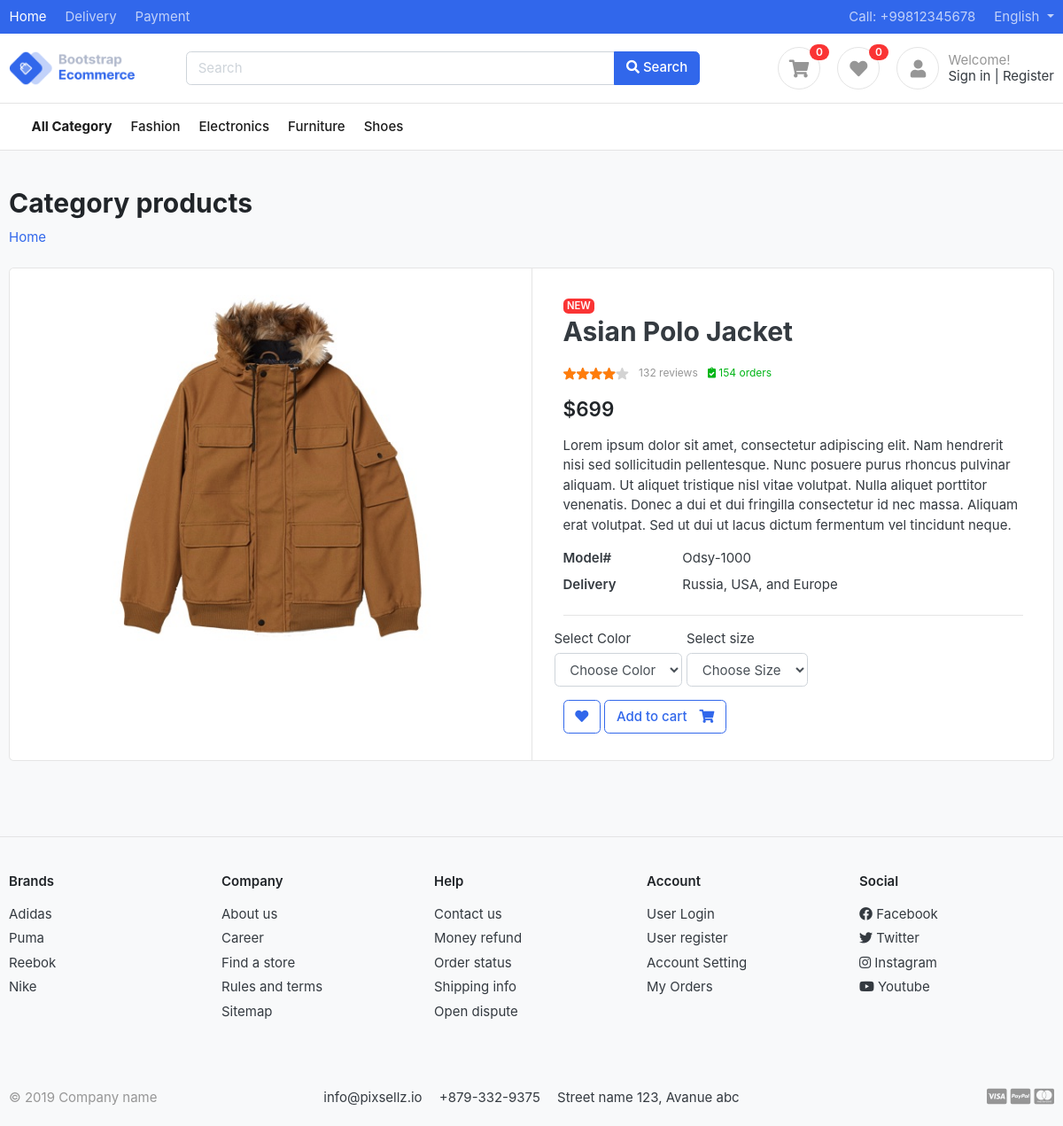
/product/category/fashion/asian-polo-jacket/, run on the app's committed database.
### category/models.py (models this page shows)
class Category(models.Model):
    category_name = models.CharField(max_length=50, unique=True)
    slug = models.SlugField(max_length=100, unique=True)
    description = models.TextField(max_length=255, unique=True)
    category_image = models.ImageField(upload_to='photos/categories', blank=True) # the path where all images will be stored on upload
    date_created = models.DateTimeField(auto_now_add=True)
    class Meta:
        verbose_name = 'category'
        verbose_name_plural = 'categories'
    def get_url(self):
        return reverse('product', args=[self.slug])
    def __str__(self) -> str:
        return self.category_name

### product/models.py (models this page shows, shortened)
class Product(models.Model):
    product_name = models.CharField(max_length=200, unique=True)
    slug = models.SlugField(max_length=200, unique=True)
    product_description = models.TextField(max_length=500, blank=True)
    price = models.IntegerField()
    product_image = models.ImageField(upload_to='photos/products')
    stock = models.IntegerField()
    is_available = models.BooleanField(default=True)
    is_new = models.BooleanField(default=True)
    category = models.ForeignKey(Category, on_delete=models.CASCADE ) # on deleting the category, the products associated to them will also delete
    brand = models.ForeignKey(Brand, on_delete=models.CASCADE)
    date_created = models.DateTimeField(auto_now_add =True)
    date_modified = models.DateTimeField(auto_now =True)

### product/views.py (the view)
# urls.py: path('category/<slug:category_slug>/<slug:product_slug>/', views.product_details, name='product_details' ),
def product_details(request, category_slug, product_slug):
    try:
        if category_slug:
            categories = get_object_or_404(Category, slug=category_slug)
            products = Product.objects.get(category=categories, slug=product_slug)
            in_cart = CartItem.objects.filter(cart__cart_id = get_cart_id(request), product = products).exists() # to first access cart then cart_id, as relation foreign key is there
            if request.user.is_authenticated:
                in_wishlist = Wishlist_Items.objects.filter(user=request.user, product = products).exists()
            else:
                in_wishlist = Wishlist_Items.objects.filter(wishlist__wishlist_id = get_wishlist_id(request), product = products).exists()
    except Exception as e:
        raise e
    data = {
        'single_product':products,
        'in_cart':in_cart,
        'in_wishlist':in_wishlist
    }
    return render(request, 'product_details.html', data)

### cart/context_processors.py (called while the page is built)
def get_count_of_items_in_cart(request):
    cart_count = 0
    if 'admin' in request.path:
        return {}
    else:
        try:
            cart = Cart.objects.filter(cart_id = views.get_cart_id(request))
            if request.user.is_authenticated:
                cartitems = CartItem.objects.all().filter(user=request.user)
            else:
                cartitems = CartItem.objects.all().filter(cart=cart[:1])
            for cartitem in cartitems:
                cart_count += 1
        except cart.DoesNotExist:
            cart_count = 0
    return {'cart_count': cart_count
           }

### cart/views.py (called while the page is built)
def get_cart_id(request): # private method
    cart = request.session.session_key
    if not cart:
        cart = request.session.create()
    return cart  # returns the cart id

### category/context_processors.py (called while the page is built)
def menu_links(request):
    links = Category.objects.all()
    print('LINK', dict(links=links))
    return dict(links=links)

### product/models.py (called while the page is built)
    def colors(self):
        return super(VariationManager, self).filter(variation_category='color', is_active=True)

    def size(self):
        return super(VariationManager, self).filter(variation_category='size', is_active=True)

### wishlist/context_processors.py (called while the page is built)
def get_count_of_items_in_wishlist(request):
    wishlist_count = 0
    if 'admin' in request.path:
        return {}
    else:
        try:
            if request.user.is_authenticated:
                wishlistitems = Wishlist_Items.objects.all().filter(user=request.user)
            else:
                wishlist = Wishlist.objects.filter(wishlist_id = views.get_wishlist_id(request))
                wishlistitems = Wishlist_Items.objects.all().filter(wishlist=wishlist[:1])
            for items in wishlistitems:
                wishlist_count += 1
        except wishlist.DoesNotExist:
            wishlist_count = 0
    return {'wishlist_count': wishlist_count
           }

### wishlist/views.py (called while the page is built)
def get_wishlist_id(request): # gets the wishlist session
    wishlist = request.session.session_key
    if not wishlist:
        wishlist = request.session.create()
    return wishlist

### templates/product_details.html (shortened to what this page needs)
{% extends 'base.html' %}
{% load static %}
{% block content %}
<section class="section-content padding-y bg">
    <div class="container">
        <h2 class="title-page">Category products</h2>
        <nav>
            <ol class="breadcrumb text-white">
                <li class="breadcrumb-item"><a href="{% url 'home'%}">Home</a></li>
            </ol>
        </nav>
    </div> <br>
    <div class="container">
        <div class="card">
            <div class="row no-gutters">
                <aside class="col-md-6">
                    <article class="gallery-wrap">
                        <div class="img-big-wrap">
                            <a href="#"><img src="{{single_product.product_image.url}}"></a>
                        </div>
                    </article>
                </aside>
                <main class="col-md-6 border-left">
                <form action="{% url 'add_cart' single_product.id %}" method="POST">
                    <article class="content-body">
                        {% if single_product.is_new == True %}
                        <span class="badge badge-danger"> NEW </span>
                        {% endif %}
                        <h2 class="title">{{single_product.product_name}}</h2>
                        <div class="rating-wrap my-3">
                            <ul class="rating-stars">
                                <li style="width:80%" class="stars-active">
                                    <img src="../images/icons/stars-active.svg" alt="">
                                </li>
                                <li>
                                </li>
                            </ul>
                            <small class="label-rating text-muted">132 reviews</small>
                            <small class="label-rating text-success"> <i class="fa fa-clipboard-check"></i> 154 orders
                            </small>
                        </div>
                        <div class="mb-3">
                            <var class="price h4">${{single_product.price}}</var>
                        </div>
                        <p>{{single_product.product_description}}</p>
                        <dl class="row">
                            <dt class="col-sm-3">Model#</dt>
                            <dd class="col-sm-9">Odsy-1000</dd>
                            <dt class="col-sm-3">Delivery</dt>
                            <dd class="col-sm-9">Russia, USA, and Europe </dd>
                        </dl>
                        <hr>
                        <div class="row">
                            <div class = "item-option-select">
                                <label>Select Color</label>
                                <select name="color" class="form-control" required>
                                    <option value="" disabled selected>Choose Color</option>
                                </select>
                            </div>
                            <div class="row">
                                <div class = "item-option-select">
                                <label>Select size</label>
                                <select name="size" class="form-control" required>
                                    <option value="" disabled selected>Choose Size</option>
                                </select>
                            </div>
                            </div>
                        </div>
                        {% if not in_wishlist %}
                        <a data-original-title="Save to Wishlist" title=""
                            href="{% url 'add_wishlist' single_product.id%}" class="btn btn-outline-primary"
                            data-toggle="tooltip"> <i class="fa fa-heart"></i></a>
                        {% else %}
                        <a href="{% url 'wishlist'%}" class="btn  btn-secondary"> <span class="text">Added to
                                wishlist</span> <i class="fa fa-heart"></i> </a>
                        {% endif %}
                        {% if single_product.stock <= 0 %}
                        <a href="" class="btn  btn-outline-danger"> <span class="text">Out of Stock</span> <i
                            class="fas fa-shopping-cart"></i> </a>
                        {% else %}
                        <button type="submit" class="btn  btn-outline-primary"> <span class="text">Add to cart</span> <i class="fas fa-shopping-cart"></i> </button>
                        {% endif %}
                    </article>
                </form>
                </main>
            </div>
        </div>
        <br><br>
    </div>
</section>
</body>
</html>
{% endblock %}

### templates/navbar.html (shortened to what this page needs)
{% load static %}
<header class="section-header">
    <nav class="navbar navbar-dark navbar-expand p-0 bg-primary">
        <div class="container">
            <ul class="navbar-nav d-none d-md-flex mr-auto">
                <li class="nav-item"><a class="nav-link" href="#">Home</a></li>
                <li class="nav-item"><a class="nav-link" href="#">Delivery</a></li>
                <li class="nav-item"><a class="nav-link" href="#">Payment</a></li>
            </ul>
            <ul class="navbar-nav">
                <li class="nav-item"><a href="#" class="nav-link"> Call: +99812345678 </a></li>
                <li class="nav-item dropdown">
                    <a href="#" class="nav-link dropdown-toggle" data-toggle="dropdown"> English </a>
                </li>
            </ul>
        </div>
    </nav>
    <section class="header-main border-bottom">
        <div class="container">
            <div class="row align-items-center">
                <div class="col-lg-2 col-6">
                    <a href="{% url 'home'%}" class="brand-wrap">
                        <img class="logo" src="{% static 'images/logo.png'%}">
                    </a>
                </div>
                <div class="col-lg-6 col-12 col-sm-12">
                    <form action="{% url 'search' %}" class="search" method="GET">
                        <div class="input-group w-100">
                            <input type="text" class="form-control" placeholder="Search" name="keyword">
                            <div class="input-group-append">
                                <button class="btn btn-primary" type="submit">
                                    <i class="fa fa-search"></i> Search
                                </button>
                            </div>
                        </div>
                    </form>
                </div>
                <div class="col-lg-4 col-sm-6 col-12">
                    <div class="widgets-wrap float-lg-right">
                        <div class="widget-header  mr-3">
                            <a href="{% url 'cart' %}" class="icon icon-sm rounded-circle border"><i
                                    class="fa fa-shopping-cart"></i></a>
                            <span class="badge badge-pill badge-danger notify">{{cart_count}}</span>
                        </div>
                        <div class="widget-header  mr-3">
                            <a href="{% url 'wishlist' %}" data-original-title="View Wishlist" class="icon icon-sm rounded-circle border"><i class="fa fa-heart"></i></a>
                            <span class="badge badge-pill badge-danger notify">{{wishlist_count}}</span>
                        </div>
                        <div class="widget-header icontext">
                            <a href="#" class="icon icon-sm rounded-circle border"><i class="fa fa-user"></i></a>
                            {% if user.id is None %}
                            <div class="text">
                                <span class="text-muted">Welcome!</span>
                                <div>
                                    <a href="{% url 'login' %}">Sign in</a> |
                                    <a href="{% url 'register' %}"> Register</a>
                                </div>
                            </div>
                            {% endif %}
                        </div>
                    </div>
                </div>
            </div>
        </div>
    </section>
</header>
<nav class="navbar navbar-main navbar-expand-lg navbar-light border-bottom">
    <div class="container">
        <div class="collapse navbar-collapse" id="main_nav">
            <ul class="navbar-nav">
                <li class="nav-item">
                    <a class="nav-link" href="{% url 'general_product_page' %}"><b>All Category</b></a>
                </li>
                {% for category in links %}
                <li class="nav-item">
                    <a class="nav-link" href="{{category.get_url}}">{{category.category_name}} </a>
                </li>
                {% endfor %}
            </ul>
        </div>
    </div>
</nav>

### static/css/ui.css (style rules this page uses)
html { font-family: "Inter", sans-serif; font-size: 15px; }
.content-body { flex: 1 1 auto; padding: 2rem 2.3rem; }
.icon-xs, .icon-sm, .icon-md, .icon-lg { display: inline-block; text-align: center; flex-shrink: 0; flex-grow: 0; }
.icon-sm { width: 48px; height: 48px; line-height: 48px !important; font-size: 20px; }
.padding-y { padding-top: 40px; padding-bottom: 40px; }
var { font-style: normal; }
article:after, .form-group:after { display: block; clear: both; content: ""; }
.bg { background-color: #f8f9fa; }
.title-page { color: #212529; }
.header-main { position: relative; padding-top: 1rem; padding-bottom: 1rem; }
.brand-wrap .logo, .navbar-brand .logo { margin-right: 7px; max-height: 42px; display: inline-block; }
.navbar-main .nav-link { font-weight: 500; color: #1c1c1c; }
.widget-header { display: inline-block; vertical-align: middle; position: relative; }
.widget-header a { color: #343a40; }
.widget-header i { color: #969696; }
.widget-header .notify { position: absolute; top: -3px; right: -10px; }
.btn .text + i { margin-left: 10px; }
dl[class=row] { margin-bottom: 0; }
.icontext { display: inline-flex; align-items: center; vertical-align: middle; }
.icontext .text { width: 100%; line-height: 1.2; }
.icontext .icon { position: relative; margin-right: 10px; flex-shrink: 0; flex-grow: 0; }
.notify { position: absolute; top: -4px; right: -10px; display: inline-block; padding: 0.25em 0.6em; font-size: 12px; line-height: 1; text-align: center; border-radius: 3rem; color: #fff; background-color: #fa3434; }
.price { font-weight: 600; color: #212529; }
.label-rating { margin-left: 7px; display: inline-block; vertical-align: middle; }
.rating-stars { display: inline-block; vertical-align: middle; list-style: none; margin: 0; padding: 0; position: relative; white-space: nowrap; clear: both; }
.rating-stars img { height: 14px; max-width: none; }
.rating-stars li { display: block; text-overflow: clip; white-space: nowrap; z-index: 1; }
.rating-stars li.stars-active { z-index: 2; position: absolute; top: 0; left: 0; overflow: hidden; }
.gallery-wrap .img-big-wrap { margin-bottom: 10px; border-radius: 0.37rem; overflow: hidden; background-color: #fff; }
.gallery-wrap .img-big-wrap a { text-align: center; display: block; }
.gallery-wrap .img-big-wrap img { height: 450px; width: auto; display: inline-block; cursor: zoom-in; }
.item-option-select { margin-bottom: 1rem; display: inline-block; margin-right: 15px; }

### data on the page
Category: category_name "Fashion"
Category: category_name "Electronics"
Category: category_name "Furniture"
Category: category_name "Shoes"
Product: product_image (picture), product_name "Asian Polo Jacket", price "699", product_description "Lorem ipsum dolor sit amet, consectetur adipiscing elit. Nam hendrerit nisi sed sollicitudin pellentesque. Nunc posuere purus rhoncus pulvinar aliquam. Ut aliquet tristique nisl vitae volutpat. Nulla aliquet porttitor venenatis. Donec a dui et dui fringilla consectetur id nec massa. Aliquam erat volutpat. Sed ut dui ut lacus dictum fermentum vel tincidunt neque."

### other printed values
{{ cart_count }} "0"
{{ wishlist_count }} "0"
